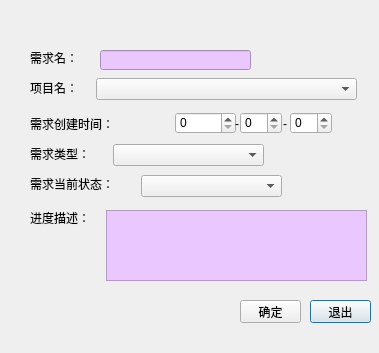
<?xml version="1.0" encoding="UTF-8"?>
<ui version="4.0">
 <class>addRequest</class>
 <widget class="QDialog" name="addRequest">
  <property name="geometry">
   <rect>
    <x>0</x>
    <y>0</y>
    <width>379</width>
    <height>353</height>
   </rect>
  </property>
  <property name="windowTitle">
   <string>Dialog</string>
  </property>
  <property name="styleSheet">
   <string notr="true">QDialog#addRequest{
	background-image:url(img/addRequest.jpg);
}
QTextEdit{
	background-color:rgb(235,199,255);
}  
     
QLineEdit{
	background-color:rgb(235,199,255);
}  
</string>
  </property>
  <widget class="QLabel" name="label_12">
   <property name="geometry">
    <rect>
     <x>30</x>
     <y>116</y>
     <width>141</width>
     <height>16</height>
    </rect>
   </property>
   <property name="styleSheet">
    <string notr="true">font: 75 11pt &quot;黑体&quot;;
color:rgb(0, 0, 0);</string>
   </property>
   <property name="text">
    <string>需求创建时间：</string>
   </property>
  </widget>
  <widget class="QComboBox" name="proManager_2">
   <property name="geometry">
    <rect>
     <x>96</x>
     <y>78</y>
     <width>261</width>
     <height>22</height>
    </rect>
   </property>
  </widget>
  <widget class="QTextEdit" name="proDescribe">
   <property name="geometry">
    <rect>
     <x>106</x>
     <y>210</y>
     <width>261</width>
     <height>71</height>
    </rect>
   </property>
  </widget>
  <widget class="QLabel" name="label_7">
   <property name="geometry">
    <rect>
     <x>30</x>
     <y>146</y>
     <width>101</width>
     <height>16</height>
    </rect>
   </property>
   <property name="styleSheet">
    <string notr="true">font: 75 11pt &quot;黑体&quot;;
color:rgb(0, 0, 0);</string>
   </property>
   <property name="text">
    <string>需求类型：</string>
   </property>
  </widget>
  <widget class="QPushButton" name="BtnCancel">
   <property name="geometry">
    <rect>
     <x>310</x>
     <y>300</y>
     <width>61</width>
     <height>23</height>
    </rect>
   </property>
   <property name="text">
    <string>退出</string>
   </property>
  </widget>
  <widget class="QSpinBox" name="createMonth">
   <property name="geometry">
    <rect>
     <x>240</x>
     <y>112</y>
     <width>42</width>
     <height>22</height>
    </rect>
   </property>
  </widget>
  <widget class="QPushButton" name="BtnConfirm">
   <property name="geometry">
    <rect>
     <x>240</x>
     <y>300</y>
     <width>61</width>
     <height>23</height>
    </rect>
   </property>
   <property name="text">
    <string>确定</string>
   </property>
  </widget>
  <widget class="QLabel" name="dailyInfo">
   <property name="geometry">
    <rect>
     <x>20</x>
     <y>320</y>
     <width>161</width>
     <height>21</height>
    </rect>
   </property>
   <property name="styleSheet">
    <string notr="true">font: 75 12pt &quot;黑体&quot;;
color:rgb(255, 0, 0);</string>
   </property>
   <property name="text">
    <string/>
   </property>
  </widget>
  <widget class="QLabel" name="label_90">
   <property name="geometry">
    <rect>
     <x>283</x>
     <y>116</y>
     <width>16</width>
     <height>16</height>
    </rect>
   </property>
   <property name="text">
    <string>-</string>
   </property>
  </widget>
  <widget class="QSpinBox" name="createtYear">
   <property name="geometry">
    <rect>
     <x>175</x>
     <y>112</y>
     <width>61</width>
     <height>22</height>
    </rect>
   </property>
  </widget>
  <widget class="QLabel" name="label_2">
   <property name="geometry">
    <rect>
     <x>30</x>
     <y>50</y>
     <width>71</width>
     <height>16</height>
    </rect>
   </property>
   <property name="styleSheet">
    <string notr="true">font: 75 11pt &quot;黑体&quot;;
color:rgb(0, 0, 0);</string>
   </property>
   <property name="text">
    <string>需求名：</string>
   </property>
  </widget>
  <widget class="QSpinBox" name="createDay">
   <property name="geometry">
    <rect>
     <x>290</x>
     <y>112</y>
     <width>42</width>
     <height>22</height>
    </rect>
   </property>
  </widget>
  <widget class="QLabel" name="label_8">
   <property name="geometry">
    <rect>
     <x>30</x>
     <y>176</y>
     <width>141</width>
     <height>16</height>
    </rect>
   </property>
   <property name="styleSheet">
    <string notr="true">font: 75 11pt &quot;黑体&quot;;
color:rgb(0, 0, 0);</string>
   </property>
   <property name="text">
    <string>需求当前状态：</string>
   </property>
  </widget>
  <widget class="QLabel" name="label_89">
   <property name="geometry">
    <rect>
     <x>235</x>
     <y>116</y>
     <width>16</width>
     <height>16</height>
    </rect>
   </property>
   <property name="text">
    <string>-</string>
   </property>
  </widget>
  <widget class="QLabel" name="label_3">
   <property name="geometry">
    <rect>
     <x>30</x>
     <y>210</y>
     <width>71</width>
     <height>16</height>
    </rect>
   </property>
   <property name="styleSheet">
    <string notr="true">font: 75 11pt &quot;黑体&quot;;
color:rgb(0, 0, 0);</string>
   </property>
   <property name="text">
    <string>进度描述：</string>
   </property>
  </widget>
  <widget class="QLabel" name="label">
   <property name="geometry">
    <rect>
     <x>30</x>
     <y>80</y>
     <width>71</width>
     <height>16</height>
    </rect>
   </property>
   <property name="styleSheet">
    <string notr="true">font: 75 11pt &quot;黑体&quot;;
color:rgb(0, 0, 0);</string>
   </property>
   <property name="text">
    <string>项目名：</string>
   </property>
  </widget>
  <widget class="QLineEdit" name="proClient">
   <property name="geometry">
    <rect>
     <x>100</x>
     <y>50</y>
     <width>151</width>
     <height>20</height>
    </rect>
   </property>
  </widget>
  <widget class="QComboBox" name="proManager_3">
   <property name="geometry">
    <rect>
     <x>113</x>
     <y>144</y>
     <width>151</width>
     <height>22</height>
    </rect>
   </property>
  </widget>
  <widget class="QComboBox" name="proManager_4">
   <property name="geometry">
    <rect>
     <x>141</x>
     <y>175</y>
     <width>141</width>
     <height>22</height>
    </rect>
   </property>
  </widget>
  <widget class="QLabel" name="Info">
   <property name="geometry">
    <rect>
     <x>30</x>
     <y>300</y>
     <width>161</width>
     <height>21</height>
    </rect>
   </property>
   <property name="styleSheet">
    <string notr="true">font: 75 12pt &quot;黑体&quot;;
color:rgb(255, 0, 0);</string>
   </property>
   <property name="text">
    <string/>
   </property>
  </widget>
 </widget>
 <resources/>
 <connections/>
</ui>
